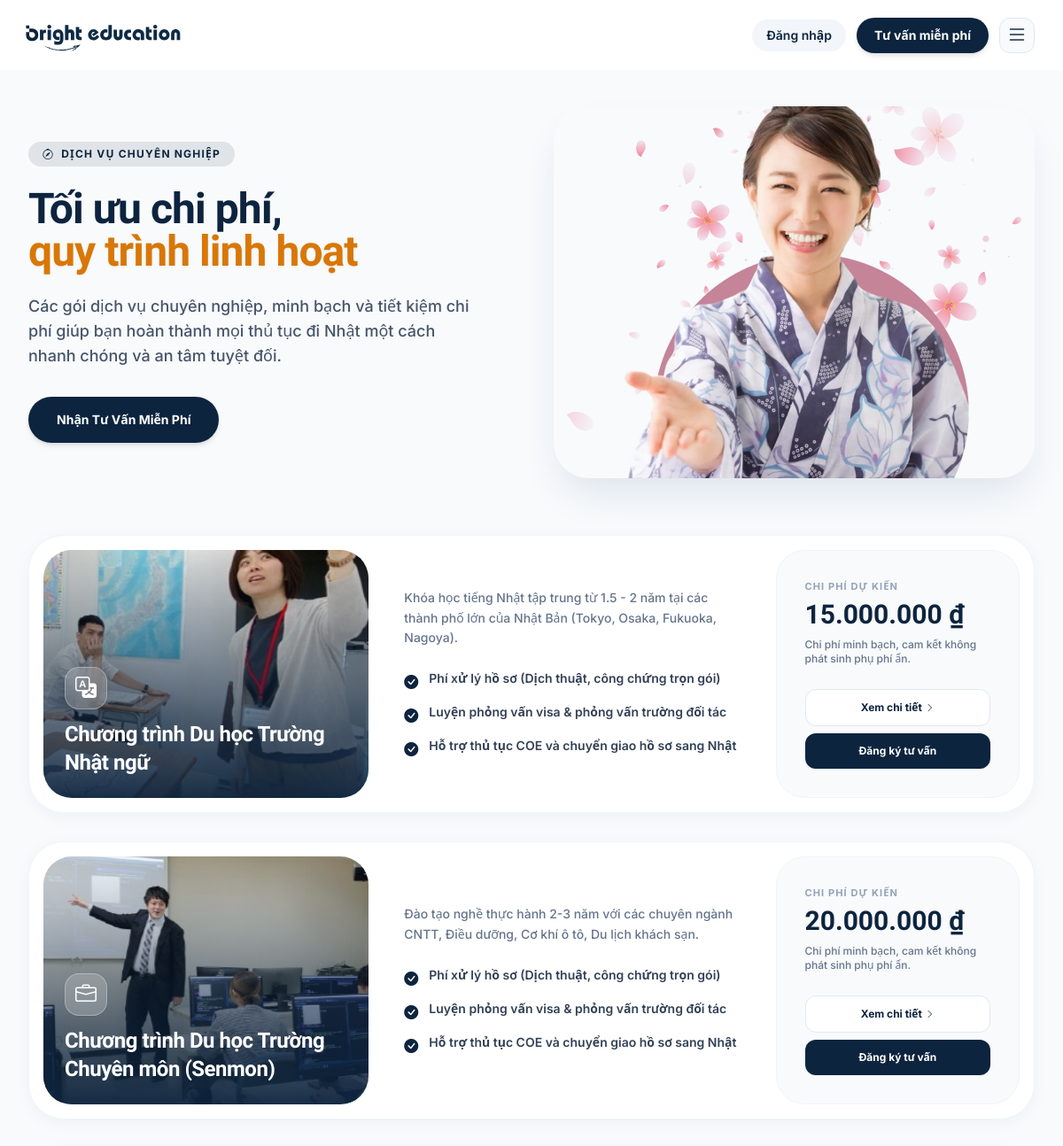
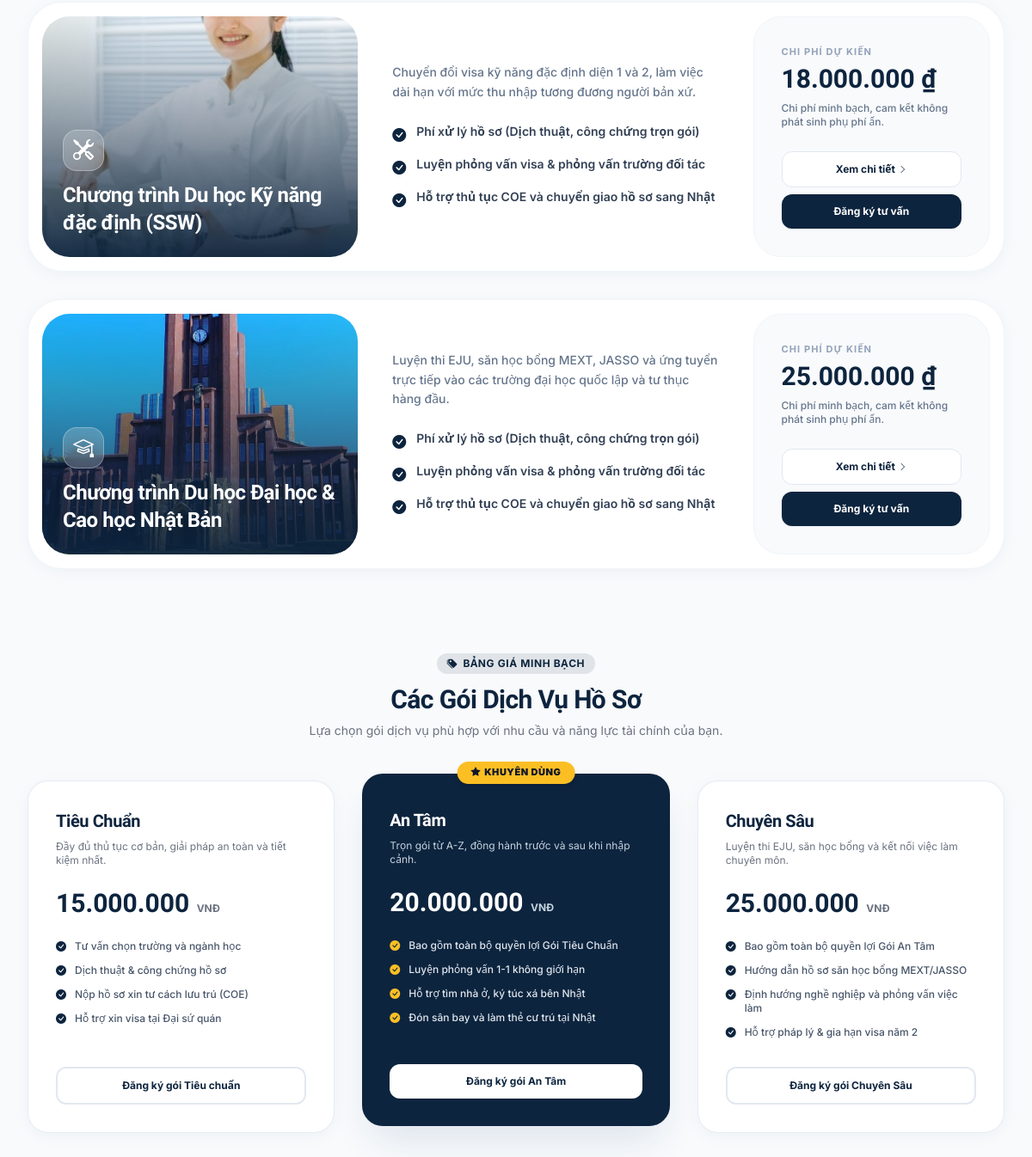
/services, run on the app's committed database (2 pictures, top to bottom).
### tables this page shows
CREATE TABLE services (
            id             INTEGER PRIMARY KEY AUTOINCREMENT,
            name           TEXT,
            title          TEXT NOT NULL,
            slug           TEXT UNIQUE NOT NULL,
            description    TEXT,
            content        TEXT,
            icon           TEXT,
            price          REAL DEFAULT 0,
            display_order  INTEGER NOT NULL DEFAULT 0,
            status         TEXT NOT NULL DEFAULT 'active' CHECK(status IN ('active','inactive')),
            created_at     TEXT NOT NULL DEFAULT (datetime('now','localtime')),
            updated_at     TEXT NOT NULL DEFAULT (datetime('now','localtime'))
        );

### app/Controllers/ServiceController.php (called while the page is built, shortened)
<?php
class ServiceController {
    public function index() {
        $services = Service::getActive();
        $baseUrl = getSystemBaseUrl();
        $siteTitle = getSetting('site_name', 'Bright Education');
        $schema = [
            '@context' => 'https://schema.org',
            '@type' => 'ItemList',
            'name' => 'Dịch Vụ & Chương Trình Du Học - ' . $siteTitle,
            'description' => 'Khám phá các chương trình du học Nhật ngữ, Senmon, Đại học và kỹ năng đặc định.',
            'itemListElement' => array_map(function($svc, $index) use ($baseUrl) {
                return [
                    '@type' => 'ListItem',
                    'position' => $index + 1,
                    'name' => $svc['title'],
                    'url' => "{$baseUrl}/services/{$svc['slug']}"
                ];
            }, $services, array_keys($services))
        ];
        view('blog/services', [
            'services' => $services,
            'page_title' => 'Dịch Vụ & Chương Trình Du Học - ' . $siteTitle,
            'meta_description' => 'Khám phá các gói dịch vụ du học Nhật Bản: trường Nhật ngữ, trường chuyên môn Senmon, SSW và luyện thi Đại học.',
            'canonical_url' => "{$baseUrl}/services",
            'og_type' => 'website',
            'schema_json' => $schema,
            'page_css' => 'home'
        ]);
    }
}

### app/Models/Service.php (called while the page is built, shortened)
<?php
class Service {
    public static function getActive() {
        $db = Database::getInstance();
        $stmt = $db->prepare("
            SELECT * FROM services
            WHERE status = 'active'
            ORDER BY display_order ASC, id ASC
        ");
        $stmt->execute();
        return $stmt->fetchAll(PDO::FETCH_ASSOC);
    }
}

### views/blog/services.php (the view, shortened to what this page needs)
<?php
include APP_ROOT . '/views/layouts/header.php';
$packageImages = [
    'du-hoc-truong-nhat-ngu' => '/assets/images/program_language.jpg',
    'du-hoc-truong-chuyen-mon-senmon' => '/assets/images/program_senmon.jpg',
    'du-hoc-ky-nang-dac-dinh-ssw' => '/assets/images/program_ssw.jpg',
    'du-hoc-dai-hoc-va-cao-hoc' => '/assets/images/program_university.webp',
];
?>
<main class="pt-24 bg-slate-50 min-h-screen pb-20">
  <section class="max-w-7xl mx-auto px-5 lg:px-8 mt-6 mb-16">
    <div class="flex flex-col lg:flex-row gap-12 items-center">
      <div class="w-full lg:w-1/2 pr-0 lg:pr-8 text-center lg:text-left">
        <span class="inline-flex items-center gap-2 rounded-full bg-primary/10 px-4 py-1.5 text-xs font-bold text-primary uppercase tracking-widest mb-6">
          <i class="bi bi-compass"></i> Dịch vụ chuyên nghiệp
        </span>
        <h1 class="text-4xl lg:text-5xl font-black leading-[1.2] mb-6 text-primary font-display">
          Tối ưu chi phí, <br class="hidden lg:block"> <span class="text-amber-600 drop-shadow-sm">quy trình linh hoạt</span>
        </h1>
        <p class="text-base sm:text-lg text-slate-600 mb-8 font-medium leading-relaxed max-w-xl mx-auto lg:mx-0">
          Các gói dịch vụ chuyên nghiệp, minh bạch và tiết kiệm chi phí giúp bạn hoàn thành mọi thủ tục đi Nhật một cách nhanh chóng và an tâm tuyệt đối.
        </p>
        <a href="/contact" class="inline-flex px-8 py-4 bg-primary text-white font-bold rounded-full text-sm hover:bg-slate-800 transition-all shadow-md hover:-translate-y-0.5">
          Nhận Tư Vấn Miễn Phí
        </a>
      </div>
      <div class="w-full lg:w-1/2 relative mt-4 lg:mt-0">
        <img src="/assets/images/hero-new.webp" alt="Dịch vụ Bright Education" class="w-full h-[320px] lg:h-[420px] object-cover rounded-[2.5rem] shadow-hard">
      </div>
    </div>
  </section>
  <section class="max-w-7xl mx-auto px-5 lg:px-8 mb-24">
    <div class="flex flex-col gap-8 w-full">
      <?php foreach ($services as $index => $svc):
        $img = $packageImages[$svc['slug']] ?? '/assets/images/program_language.jpg';
      ?>
      <div class="bg-white rounded-[2.5rem] p-4 shadow-soft hover:shadow-medium transition-all border border-slate-100 flex flex-col md:flex-row items-stretch gap-6 group">
        <div class="w-full md:w-1/3 shrink-0 rounded-[2rem] overflow-hidden relative min-h-[240px] md:min-h-[280px]">
          <img src="<?php echo htmlspecialchars($img); ?>" alt="<?php echo htmlspecialchars($svc['title']); ?>" class="absolute inset-0 w-full h-full object-cover group-hover:scale-105 transition-transform duration-700">
          <div class="absolute inset-0 bg-gradient-to-t from-primary/95 via-primary/45 to-transparent"></div>
          <div class="absolute bottom-6 left-6 right-6 text-left">
            <div class="w-12 h-12 bg-white/20 backdrop-blur-md text-white rounded-2xl flex items-center justify-center mb-3 border border-white/30 shadow-sm">
              <i class="bi <?php echo htmlspecialchars($svc['icon'] ?: 'bi-briefcase'); ?> text-2xl"></i>
            </div>
            <h2 class="text-xl lg:text-2xl font-black text-white leading-tight font-display"><?php echo htmlspecialchars($svc['title']); ?></h2>
          </div>
        </div>
        <div class="w-full md:w-5/12 flex flex-col justify-center py-4 px-2 lg:px-4">
          <p class="text-slate-500 text-sm mb-6 leading-relaxed font-medium">
            <?php echo htmlspecialchars($svc['description']); ?>
          </p>
          <ul class="space-y-3">
            <li class="flex items-start gap-3 text-sm font-semibold text-slate-700">
              <i class="bi bi-check-circle-fill text-primary text-base shrink-0 mt-0.5"></i>
              <span>Phí xử lý hồ sơ (Dịch thuật, công chứng trọn gói)</span>
            </li>
            <li class="flex items-start gap-3 text-sm font-semibold text-slate-700">
              <i class="bi bi-check-circle-fill text-primary text-base shrink-0 mt-0.5"></i>
              <span>Luyện phỏng vấn visa & phỏng vấn trường đối tác</span>
            </li>
            <li class="flex items-start gap-3 text-sm font-semibold text-slate-700">
              <i class="bi bi-check-circle-fill text-primary text-base shrink-0 mt-0.5"></i>
              <span>Hỗ trợ thủ tục COE và chuyển giao hồ sơ sang Nhật</span>
            </li>
          </ul>
        </div>
        <div class="w-full md:w-1/4 shrink-0 bg-slate-50 rounded-[2rem] p-6 lg:p-8 flex flex-col justify-between border border-slate-100">
          <div>
            <span class="text-[11px] font-bold text-slate-400 uppercase tracking-widest block mb-1">Chi phí dự kiến</span>
            <div class="text-2xl lg:text-3xl font-black text-primary font-display mb-2">
              <?php echo $svc['price'] > 0 ? formatMoney($svc['price']) : 'Liên hệ'; ?>
            </div>
            <p class="text-xs text-slate-500 mb-6 font-medium">Chi phí minh bạch, cam kết không phát sinh phụ phí ẩn.</p>
          </div>
          <div class="space-y-2">
            <a href="/services/<?php echo htmlspecialchars($svc['slug']); ?>" class="w-full py-3 bg-white border border-slate-200 hover:border-primary text-primary font-bold rounded-xl text-xs flex items-center justify-center gap-1 transition-all">
              Xem chi tiết <i class="bi bi-chevron-right text-[10px]"></i>
            </a>
            <a href="/contact?service=<?php echo urlencode($svc['title']); ?>" class="w-full py-3 bg-primary hover:bg-slate-800 text-white font-bold rounded-xl text-xs flex items-center justify-center gap-1 shadow-sm transition-all">
              Đăng ký tư vấn
            </a>
          </div>
        </div>
      </div>
      <?php endforeach; ?>
    </div>
  </section>
  <section class="max-w-7xl mx-auto px-5 lg:px-8 mb-20">
    <div class="text-center max-w-2xl mx-auto mb-12">
      <span class="inline-flex items-center gap-1.5 px-3 py-1 rounded-full bg-primary/10 text-primary text-xs font-bold uppercase tracking-wider mb-3">
        <i class="bi bi-tags-fill"></i> Bảng giá minh bạch
      </span>
      <h2 class="text-3xl font-bold text-primary font-display">Các Gói Dịch Vụ Hồ Sơ</h2>
      <p class="text-sm text-muted mt-2">Lựa chọn gói dịch vụ phù hợp với nhu cầu và năng lực tài chính của bạn.</p>
    </div>
    <div class="grid grid-cols-1 md:grid-cols-3 gap-8 items-stretch">
      <div class="rounded-3xl bg-white border border-slate-200/80 p-8 flex flex-col relative shadow-soft hover:shadow-medium transition-all">
        <h4 class="text-xl font-bold text-primary mb-2 font-display">Tiêu Chuẩn</h4>
        <p class="text-xs text-muted mb-6">Đầy đủ thủ tục cơ bản, giải pháp an toàn và tiết kiệm nhất.</p>
        <div class="mb-6">
          <span class="text-3xl font-bold text-primary font-display">15.000.000</span>
          <span class="text-xs text-muted font-bold ml-1">VNĐ</span>
        </div>
        <ul class="space-y-3 mb-8 flex-1 text-xs text-slate-600 font-medium">
          <li class="flex items-start gap-2.5"><i class="bi bi-check-circle-fill text-primary"></i><span>Tư vấn chọn trường và ngành học</span></li>
          <li class="flex items-start gap-2.5"><i class="bi bi-check-circle-fill text-primary"></i><span>Dịch thuật & công chứng hồ sơ</span></li>
          <li class="flex items-start gap-2.5"><i class="bi bi-check-circle-fill text-primary"></i><span>Nộp hồ sơ xin tư cách lưu trú (COE)</span></li>
          <li class="flex items-start gap-2.5"><i class="bi bi-check-circle-fill text-primary"></i><span>Hỗ trợ xin visa tại Đại sứ quán</span></li>
        </ul>
        <a href="/contact?package=standard" class="w-full text-center py-3 rounded-xl border-2 border-slate-200 hover:border-primary text-primary font-bold text-xs transition-colors">
          Đăng ký gói Tiêu chuẩn
        </a>
      </div>
      <div class="rounded-3xl bg-primary text-white p-8 flex flex-col relative shadow-hard transform md:-translate-y-2">
        <div class="absolute -top-3.5 left-1/2 -translate-x-1/2 bg-amber-400 text-slate-900 px-4 py-1 rounded-full text-[11px] font-black uppercase tracking-wider shadow-md">
          <i class="bi bi-star-fill mr-1"></i>Khuyên Dùng
        </div>
        <h4 class="text-xl font-bold text-white mb-2 font-display mt-2">An Tâm</h4>
        <p class="text-xs text-primary-200 mb-6">Trọn gói từ A-Z, đồng hành trước và sau khi nhập cảnh.</p>
        <div class="mb-6">
          <span class="text-3xl font-bold text-white font-display">20.000.000</span>
          <span class="text-xs text-primary-200 font-bold ml-1">VNĐ</span>
        </div>
        <ul class="space-y-3 mb-8 flex-1 text-xs text-primary-100 font-medium">
          <li class="flex items-start gap-2.5"><i class="bi bi-check-circle-fill text-amber-400"></i><span>Bao gồm toàn bộ quyền lợi Gói Tiêu Chuẩn</span></li>
          <li class="flex items-start gap-2.5"><i class="bi bi-check-circle-fill text-amber-400"></i><span>Luyện phỏng vấn 1-1 không giới hạn</span></li>
          <li class="flex items-start gap-2.5"><i class="bi bi-check-circle-fill text-amber-400"></i><span>Hỗ trợ tìm nhà ở, ký túc xá bên Nhật</span></li>
          <li class="flex items-start gap-2.5"><i class="bi bi-check-circle-fill text-amber-400"></i><span>Đón sân bay và làm thẻ cư trú tại Nhật</span></li>
        </ul>
        <a href="/contact?package=antam" class="w-full text-center py-3 rounded-xl bg-white text-primary font-bold text-xs hover:bg-slate-100 transition-colors shadow-sm">
          Đăng ký gói An Tâm
        </a>
      </div>
      <div class="rounded-3xl bg-white border border-slate-200/80 p-8 flex flex-col relative shadow-soft hover:shadow-medium transition-all">
        <h4 class="text-xl font-bold text-primary mb-2 font-display">Chuyên Sâu</h4>
        <p class="text-xs text-muted mb-6">Luyện thi EJU, săn học bổng và kết nối việc làm chuyên môn.</p>
        <div class="mb-6">
          <span class="text-3xl font-bold text-primary font-display">25.000.000</span>
          <span class="text-xs text-muted font-bold ml-1">VNĐ</span>
        </div>
        <ul class="space-y-3 mb-8 flex-1 text-xs text-slate-600 font-medium">
          <li class="flex items-start gap-2.5"><i class="bi bi-check-circle-fill text-primary"></i><span>Bao gồm toàn bộ quyền lợi Gói An Tâm</span></li>
          <li class="flex items-start gap-2.5"><i class="bi bi-check-circle-fill text-primary"></i><span>Hướng dẫn hồ sơ săn học bổng MEXT/JASSO</span></li>
          <li class="flex items-start gap-2.5"><i class="bi bi-check-circle-fill text-primary"></i><span>Định hướng nghề nghiệp và phỏng vấn việc làm</span></li>
          <li class="flex items-start gap-2.5"><i class="bi bi-check-circle-fill text-primary"></i><span>Hỗ trợ pháp lý & gia hạn visa năm 2</span></li>
        </ul>
        <a href="/contact?package=pro" class="w-full text-center py-3 rounded-xl border-2 border-slate-200 hover:border-primary text-primary font-bold text-xs transition-colors">
          Đăng ký gói Chuyên Sâu
        </a>
      </div>
    </div>
  </section>
</main>
<?php include APP_ROOT . '/views/layouts/footer.php'; ?>

### data on the page
services: shows a picture, title "Chương trình Du học Trường Nhật ngữ", description "Khóa học tiếng Nhật tập trung từ 1.5 - 2 năm tại các thành phố lớn của Nhật Bản (Tokyo, Osaka, Fukuoka, Nagoya).", price "15.000.000 ₫"
services: shows a picture, title "Chương trình Du học Trường Chuyên môn (Senmon)", description "Đào tạo nghề thực hành 2-3 năm với các chuyên ngành CNTT, Điều dưỡng, Cơ khí ô tô, Du lịch khách sạn.", price "20.000.000 ₫"
services: shows a picture, title "Chương trình Du học Kỹ năng đặc định (SSW)", description "Chuyển đổi visa kỹ năng đặc định diện 1 và 2, làm việc dài hạn với mức thu nhập tương đương người bản xứ.", price "18.000.000 ₫"
services: shows a picture, title "Chương trình Du học Đại học & Cao học Nhật Bản", description "Luyện thi EJU, săn học bổng MEXT, JASSO và ứng tuyển trực tiếp vào các trường đại học quốc lập và tư thục hàng đầu.", price "25.000.000 ₫"
